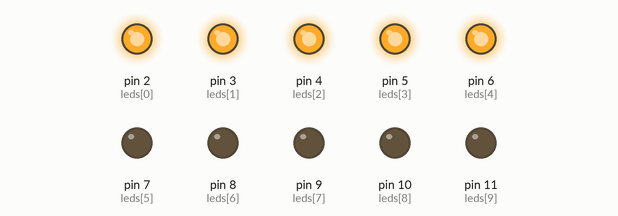
Simulated run of this sketch. Board: Arduino Uno, built with avr-gcc and run on an emulated ATmega328P. On the bench: output pins drawn as LEDs (lit = HIGH). Random numbers use the default seed unless the sketch sets one.

Above: at 0.15 s.
At 1.7 s:
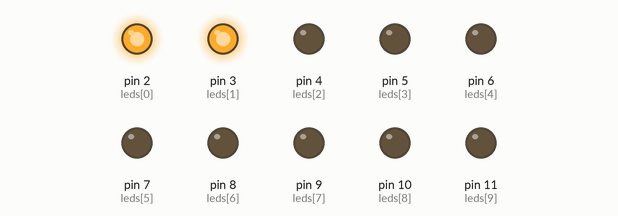
At 11.41 s:
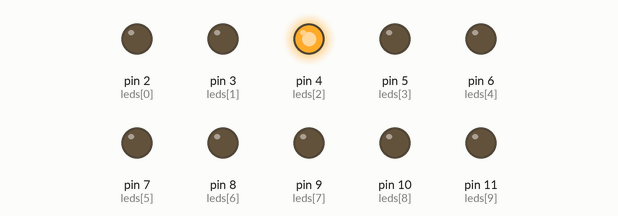
At 17.19 s:
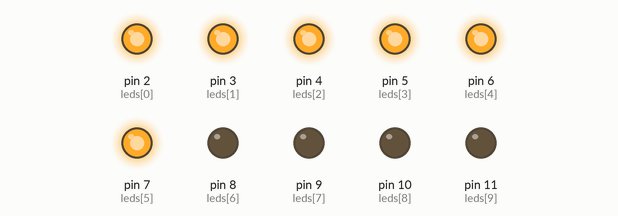
At 27.05 s:
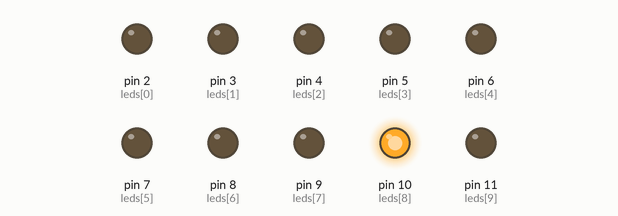
At 38.45 s:
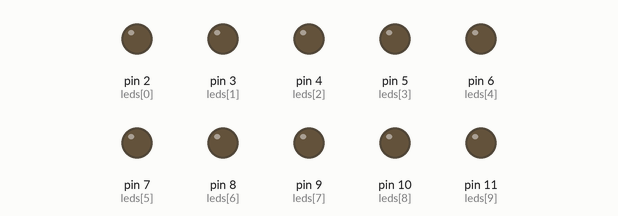
Timing chart, 0 to 40.0 s (numbered marks = the images above):
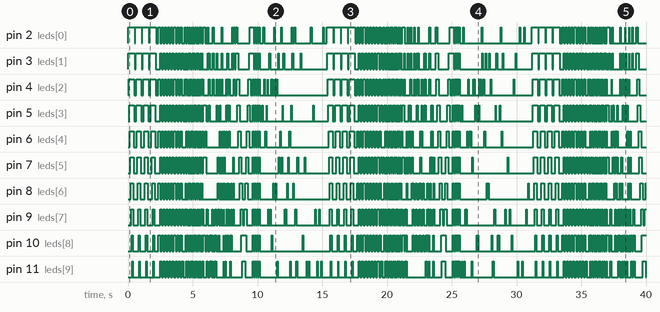

The sketch:

majical.ino
```cpp
const int leds[] = {2, 3, 4, 5, 6, 7, 8, 9, 10, 11};
const int ledCount = 10;

void allOff() {
  for (int i = 0; i < ledCount; i++) {
    digitalWrite(leds[i], LOW);
  }
}

void allOn() {
  for (int i = 0; i < ledCount; i++) {
    digitalWrite(leds[i], HIGH);
  }
}

void setOnly(int a) {
  allOff();
  digitalWrite(leds[a], HIGH);
}

void setTriple(int center) {
  allOff();
  digitalWrite(leds[center], HIGH);
  if (center > 0) digitalWrite(leds[center - 1], HIGH);
  if (center < ledCount - 1) digitalWrite(leds[center + 1], HIGH);
}

void setQuadWrap(int a, int b, int c, int d) {
  allOff();
  digitalWrite(leds[a % ledCount], HIGH);
  digitalWrite(leds[b % ledCount], HIGH);
  digitalWrite(leds[c % ledCount], HIGH);
  digitalWrite(leds[d % ledCount], HIGH);
}

void summonGlow() {
  for (int round = 0; round < 4; round++) {
    for (int i = 0; i < ledCount; i++) {
      digitalWrite(leds[i], HIGH);
      delay(35);
    }
    for (int i = ledCount - 1; i >= 0; i--) {
      digitalWrite(leds[i], LOW);
      delay(20);
    }
  }
}

void orbitSpell() {
  for (int i = 0; i < 24; i++) {
    setQuadWrap(i, i + 2, i + 5, i + 7);
    delay(70 - min(i, 10));   // speeds up a little
  }
}

void unstableEnergy() {
  for (int i = 0; i < 30; i++) {
    int center = random(0, ledCount);
    setTriple(center);
    delay(random(25, 80));
    allOff();
    delay(random(10, 40));
  }
}

void burstFlash() {
  for (int i = 0; i < 4; i++) {
    allOn();
    delay(90);
    allOff();
    delay(60);
  }
}

void magicalWave() {
  for (int i = 0; i < ledCount; i++) {
    setTriple(i);
    delay(60);
  }
  for (int i = ledCount - 1; i >= 0; i--) {
    setTriple(i);
    delay(60);
  }
}

void fallingStars() {
  for (int i = 0; i < 40; i++) {
    int led = random(0, ledCount);
    digitalWrite(leds[led], HIGH);
    delay(random(20, 70));
    digitalWrite(leds[led], LOW);
    delay(random(10, 50));
  }
}

void sacredCircle() {
  for (int i = 0; i < 8; i++) {
    for (int j = 0; j < ledCount; j += 2) {
      digitalWrite(leds[j], HIGH);
    }
    for (int j = 1; j < ledCount; j += 2) {
      digitalWrite(leds[j], LOW);
    }
    delay(120);

    for (int j = 0; j < ledCount; j += 2) {
      digitalWrite(leds[j], LOW);
    }
    for (int j = 1; j < ledCount; j += 2) {
      digitalWrite(leds[j], HIGH);
    }
    delay(120);
  }
  allOff();
}

void fadeToWhispers() {
  for (int i = 0; i < 12; i++) {
    int led = random(0, ledCount);
    digitalWrite(leds[led], HIGH);
    delay(40);
    digitalWrite(leds[led], LOW);
    delay(120);
  }
}

void setup() {
  for (int i = 0; i < ledCount; i++) {
    pinMode(leds[i], OUTPUT);
  }
  allOff();
  randomSeed(analogRead(A0));
}

void loop() {
  summonGlow();      // magic gathers
  delay(150);

  sacredCircle();    // ritual pattern
  delay(100);

  orbitSpell();      // rotating energy
  delay(100);

  unstableEnergy();  // spell becomes unstable
  delay(80);

  magicalWave();     // force pushes outward
  delay(100);

  burstFlash();      // cast!
  delay(120);

  fallingStars();    // spark fragments
  delay(150);

  fadeToWhispers();  // quiet ending
  delay(100);
}
```

Measured:
- by itself, pin 4 (leds[2]): LOW → HIGH at 0.07 s, → LOW 0.42 s later, → HIGH 0.13 s later, → LOW 0.42 s later, … (236 changes in this stretch)
- by itself, pin 5 (leds[3]): LOW → HIGH at 0.11 s, → LOW 0.37 s later, → HIGH 0.19 s later, → LOW 0.37 s later, … (218 changes in this stretch)
- by itself, pin 6 (leds[4]): LOW → HIGH at 0.14 s, → LOW 0.31 s later, → HIGH 0.24 s later, → LOW 0.31 s later, … (214 changes in this stretch)
- by itself, pin 7 (leds[5]): LOW → HIGH at 0.18 s, → LOW 0.26 s later, → HIGH 0.30 s later, → LOW 0.26 s later, … (216 changes in this stretch)
- by itself, pin 8 (leds[6]): LOW → HIGH at 0.21 s, → LOW 0.20 s later, → HIGH 0.35 s later, → LOW 0.20 s later, … (225 changes in this stretch)
- by itself, pin 9 (leds[7]): LOW → HIGH at 0.25 s, → LOW 0.15 s later, → HIGH 0.41 s later, → LOW 0.15 s later, … (249 changes in this stretch)
- by itself, pin 10 (leds[8]): LOW → HIGH at 0.28 s, → LOW 0.09 s later, → HIGH 0.46 s later, → LOW 0.09 s later, … (241 changes in this stretch)
